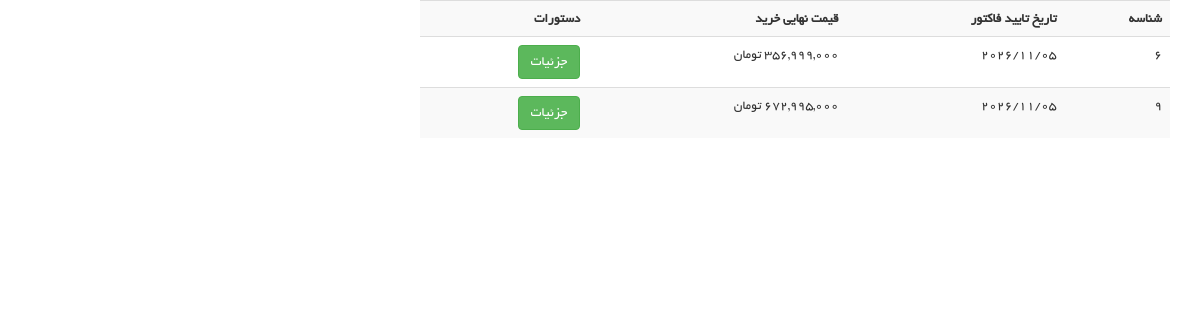
Screenshot of /user/my-shopping (signed in) with the database file from the repository.
### order_module/models.py (models this page shows, shortened)
class Order(models.Model):
    user = models.ForeignKey(User, on_delete=models.CASCADE, verbose_name='کاربر')
    is_paid = models.BooleanField(verbose_name='نهایی شده / نشده')
    payment_date = models.DateField(null=True, blank=True, verbose_name='تاریخ پرداخت')
    def calculate_total_price(self):
        total_amount = 0
        if self.is_paid:
            for order_detail in self.orderdetail_set.all():
                total_amount += order_detail.final_price * order_detail.count
        else:
            for order_detail in self.orderdetail_set.all():
                total_amount += order_detail.product.price * order_detail.count
        return total_amount
    class Meta:
        verbose_name = 'سبد خرید'
        verbose_name_plural = 'سبد های خرید کاربران'

class OrderDetail(models.Model):
    order = models.ForeignKey(Order, on_delete=models.CASCADE, verbose_name='سبد خرید')
    product = models.ForeignKey(Product, on_delete=models.CASCADE, verbose_name='محصول')
    final_price = models.IntegerField(null=True, blank=True, verbose_name='قیمت نهایی تکی محصول')
    count = models.IntegerField(verbose_name='تعداد')
    class Meta:
        verbose_name = 'جزئیات سبد خرید'
        verbose_name_plural = 'لیست جزئیات سبد های خرید'

### user_panel_module/views.py (the view)
# urls.py: path('my-shopping', views.MyShopping.as_view(), name='user_shopping_page'),
@method_decorator(login_required, name='dispatch')
class MyShopping(ListView):
    model = Order
    template_name = 'user_panel_module/user_shopping.html'
    def get_queryset(self):
        queryset = super().get_queryset()
        request: HttpRequest = self.request
        queryset = queryset.filter(user_id=request.user.id, is_paid=True)
        return queryset

### polls/templatetags/poll_extras.py (called while the page is built)
@register.filter(name='three_digits_currency')
def three_digits_currency(value: int):
    return '{:,}'.format(value) + ' تومان'

### user_panel_module/templates/user_panel_module/user_shopping.html (shortened to what this page needs)
{% extends 'shared/_layout.html' %}
{% load render_partial %}
{% load poll_extras %}
{% block content %}
    <div class="container">
        <div class="row">
            <div class="col-md-8">
                <table class="table table-responsive table-hover table-striped">
                    <tr>
                        <th class="text-right">شناسه</th>
                        <th class="text-right">تاریخ تایید فاکتور</th>
                        <th class="text-right">قیمت نهایی خرید</th>
                        <th class="text-right">دستورات</th>
                    </tr>
                    {% for order in object_list %}
                        <tr>
                            <td class="text-right">{{ order.id }}</td>
                            <td class="text-right">{{ order.payment_date|date:"Y/m/d" }}</td>
                            <td class="text-right">{{ order.calculate_total_price|three_digits_currency }}</td>
                            <td>
                                <a href="{% url 'user_shopping_detail_page' order_id=order.id %}" class="btn btn-success">جزئیات</a>
                            </td>
                        </tr>
                    {% endfor %}
                </table>
            </div>
        </div>
    </div>
{% endblock %}

### static/css/main.css (style rules this page uses)
body { font-family: 'BYekan'; font-size: 10pt; position: relative; font-weight: normal; direction: rtl; }
a { -webkit-transition: 300ms; -moz-transition: 300ms; -o-transition: 300ms; transition: 300ms; }

### rows the page displays
Order: id "6", payment_date "2026/11/05", calculate_total_price|three_digits_currency "356,999,000 تومان"
Order: id "9", payment_date "2026/11/05", calculate_total_price|three_digits_currency "672,995,000 تومان"
